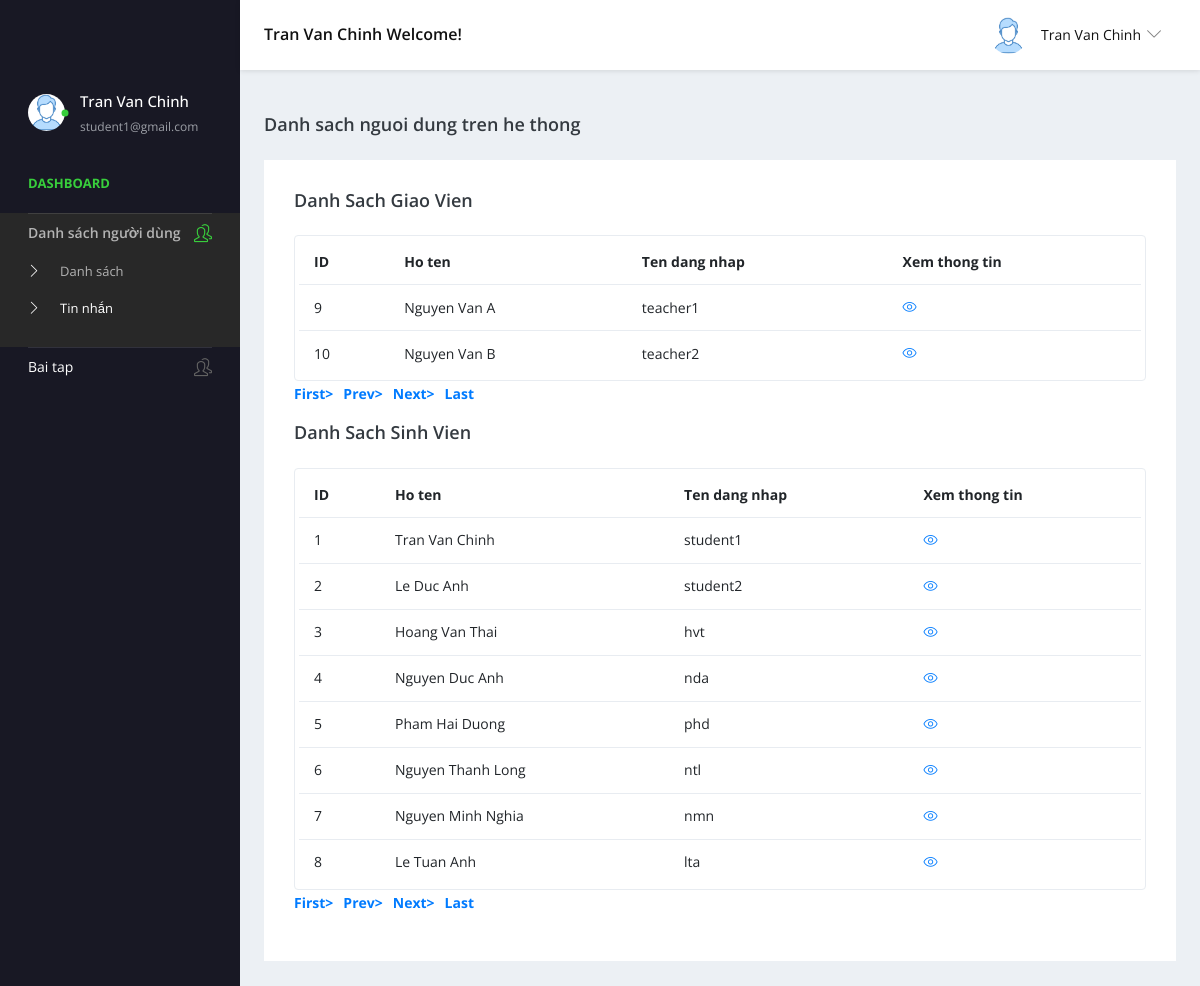
The app's page /student/users-list.php (signed in) with its own data.
### tables this page shows
CREATE TABLE nguoidung(
    id int AUTO_INCREMENT PRIMARY KEY,
    tendangnhap varchar(50),
    hoten varchar(50),
    matkhau varchar(50),
    email varchar(50),
    sodienthoai varchar(50),
    role varchar(50),
    Image varchar(100)
);

### student/users-list.php (the view, shortened to what this page needs)
<?php
include('../includes/dbconnection.php');
if (strlen($_SESSION['id'])==0){
    header("Location: logout.php");
} else {
?>
<!DOCTYPE html>
<html lang="en">
    <head>
        <link rel="stylesheet" href="vendors/simple-line-icons/css/simple-line-icons.css">
        <link rel="stylesheet" href="vendors/flag-icon-css/css/flag-icon.min.css">
        <link rel="stylesheet" href="vendors/css/vendor.bundle.base.css">
        <link rel="stylesheet" href="./css/style.css">
    </head>
    <body>
        <div class="container-scroller">
            <?php include_once('includes/header.php'); ?>
            <div class="container-fluid page-body-wrapper">
                <?php include_once('includes/sidebar.php');?>
                <div class="main-panel">
                    <div class="content-wrapper">
                        <div class="page-header">
                            <h3 class="page-title">Danh sach nguoi dung tren he thong</h3>
                        </div>
                        <div class="row">
                            <div class="col-md-12 grid-margin stretch-card">
                                <div class="card">
                                    <div class="card-body">
                                        <div class="d-sm-flex align-items-center mb-4">
                                            <h4 class="card-title mb-sm-0">Danh sach giao vien</h4>
                                        </div>
                                        <div class="table-responsive border rounded p-1">
                                            <table class="table">
                                                <thead>
                                                    <tr>
                                                        <th class="font-weight-bold">ID</th>
                                                        <th class="font-weight-bold">Ho ten</th>
                                                        <th class="font-weight-bold">Ten dang nhap</th>
                                                        <th class="font-weight-bold">Xem thong tin</th>
                                                    </tr>
                                                </thead>
                                                <tbody>
                                                    <?php
                                                    if (isset($_GET['pageno'])){
                                                        $pageno = $_GET['pageno'];
                                                    } else {
                                                        $pageno = 1;
                                                    }
                                                    $no_of_records_per_page = 15;
                                                    $offset = ($pageno-1) * $no_of_records_per_page;
                                                    $ret = "SELECT id FROM nguoidung WHERE role='giaovien'";
                                                    $query1 = $dbh->prepare($ret);
                                                    $query1->execute();
                                                    $total_rows=$query1->rowCount();
                                                    $total_pages=ceil($total_rows/$no_of_records_per_page);
                                                    $sql ="SELECT * FROM nguoidung WHERE role='giaovien' LIMIT $offset,$no_of_records_per_page";
                                                    $query=$dbh->prepare($sql);
                                                    $query->execute();
                                                    $results=$query->fetchAll(PDO::FETCH_OBJ);
                                                    if ($query->rowCount()>0){
                                                        foreach ($results as $row) {    ?>
                                                            <tr>
                                                                <td><?php  echo htmlentities($row->id);?></td>
                                                                <td><?php  echo htmlentities($row->hoten);?></td>
                                                                <td><?php  echo htmlentities($row->tendangnhap);?></td>
                                                                <td>
                                                                    <div><a href="users-info.php?id=<?php echo htmlentities($row->id);?>"><i class="icon-eye"></i></a>
                                                                    </div>
                                                                </td>
                                                            </tr><?php
                                                        }
                                                    }   ?>
                                                </tbody>
                                            </table>
                                        </div>
                                        <div align="left">
                                            <ul class="pagination">
                                                <li><a href="?pageno=1"><strong>First></strong></a></li>
                                                <li class="<?php if($pageno <= 1){ echo 'disabled'; } ?>">
                                                    <a href="<?php if($pageno <= 1){ echo '#'; } else { echo "?pageno=".($pageno - 1); } ?>"><strong style="padding-left: 10px">Prev></strong></a>
                                                </li>
                                                <li class="<?php if($pageno >= $total_pages){ echo 'disabled'; } ?>">
                                                    <a href="<?php if($pageno >= $total_pages){ echo '#'; } else { echo "?pageno=".($pageno + 1); } ?>"><strong style="padding-left: 10px">Next></strong></a>
                                                </li>
                                                <li><a href="?pageno=<?php echo $total_pages; ?>"><strong style="padding-left: 10px">Last</strong></a></li>
                                            </ul>
                                        </div>
                                        <div class="d-sm-flex align-items-center mb-4">
                                            <h4 class="card-title mb-sm-0">Danh sach sinh vien</h4>
                                        </div>
                                        <div class="table-responsive border rounded p-1">
                                            <table class="table">
                                                <thead>
                                                    <tr>
                                                        <th class="font-weight-bold">ID</th>
                                                        <th class="font-weight-bold">Ho ten</th>
                                                        <th class="font-weight-bold">Ten dang nhap</th>
                                                        <th class="font-weight-bold">Xem thong tin</th>
                                                    </tr>
                                                </thead>
                                                <tbody>
                                                    <?php
                                                    if (isset($_GET['pageno'])){
                                                        $pageno = $_GET['pageno'];
                                                    } else {
                                                        $pageno = 1;
                                                    }
                                                    $no_of_records_per_page = 15;
                                                    $offset = ($pageno-1) * $no_of_records_per_page;
                                                    $ret = "SELECT id FROM nguoidung WHERE role='sinhvien'";
                                                    $query1 = $dbh->prepare($ret);
                                                    $query1->execute();
                                                    $total_rows=$query1->rowCount();
                                                    $total_pages=ceil($total_rows/$no_of_records_per_page);
                                                    $sql ="SELECT * FROM nguoidung WHERE role='sinhvien' LIMIT $offset,$no_of_records_per_page";
                                                    $query=$dbh->prepare($sql);
                                                    $query->execute();
                                                    $results=$query->fetchAll(PDO::FETCH_OBJ);
                                                    if ($query->rowCount()>0){
                                                        foreach ($results as $row) {    ?>
                                                            <tr>
                                                                <td><?php  echo htmlentities($row->id);?></td>
                                                                <td><?php  echo htmlentities($row->hoten);?></td>
                                                                <td><?php  echo htmlentities($row->tendangnhap);?></td>
                                                                <td>
                                                                    <div><a href="users-info.php?id=<?php echo htmlentities($row->id);?>"><i class="icon-eye"></i></a>
                                                                    </div>
                                                                </td>
                                                            </tr><?php
                                                        }
                                                    }   ?>
                                                </tbody>
                                            </table>
                                        </div>
                                        <div align="left">
                                            <ul class="pagination">
                                                <li><a href="?pageno=1"><strong>First></strong></a></li>
                                                <li class="<?php if($pageno <= 1){ echo 'disabled'; } ?>">
                                                    <a href="<?php if($pageno <= 1){ echo '#'; } else { echo "?pageno=".($pageno - 1); } ?>"><strong style="padding-left: 10px">Prev></strong></a>
                                                </li>
                                                <li class="<?php if($pageno >= $total_pages){ echo 'disabled'; } ?>">
                                                    <a href="<?php if($pageno >= $total_pages){ echo '#'; } else { echo "?pageno=".($pageno + 1); } ?>"><strong style="padding-left: 10px">Next></strong></a>
                                                </li>
                                                <li><a href="?pageno=<?php echo $total_pages; ?>"><strong style="padding-left: 10px">Last</strong></a></li>
                                            </ul>
                                        </div>
                                    </div>
                                </div>
                            </div>
                        </div>
                    </div>
                </div>
            </div>
        </div>
    </body>
</html>
<?php } ?>

### student/includes/header.php (shortened to what this page needs)
<nav class="navbar default-layout-navbar col-lg-12 col-12 p-0 fixed-top d-flex flex-row">
    <div class="navbar-brand-wrapper d-flex align-items-center">
    </div>
    <?php
        $aid=$_SESSION['id'];
        $sql="SELECT * FROM nguoidung WHERE id=:aid AND role='sinhvien'";
        $query=$dbh->prepare($sql);
        $query->bindParam(':aid',$aid,PDO::PARAM_STR);
        $query->execute();
        $results=$query->fetchAll(PDO::FETCH_OBJ);
        if ($query->rowCount()>0){
            foreach ($results as $row){     ?>
                <div class="navbar-menu-wrapper d-flex align-items-center flex-grow-1">
                    <h5 class="mb-0 font-weight-medium d-none d-lg-flex"><?php echo htmlentities($row->hoten);?> Welcome! </h5>
                    <ul class="navbar-nav navbar-nav-right ml-auto">
                        <li class="nav-item dropdown d-none d-xl-inline-flex user-dropdown">
                            <a class="nav-link dropdown-toggle" id="UserDropdown" href="#" data-toggle="dropdown" aria-expanded="false">
                            <?php
                                $image="";
                                if (isset($row->Image)){
                                    $image=$row->Image;
                                } else {
                                    $image="/faces/face8.jpg";
                                }
                            ?>
                            <img class="img-xs rounded-circle ml-2" src="../images/<?php echo $image;?>" alt="Profile image"> <span class="font-weight-normal"> <?php  echo htmlentities($row->hoten);?> </span>
                            </a>
                                </div><?php $cnt=$cnt+1;
            }
        }?>
                        </li>
                    </ul>
                </div>
</nav>

### student/includes/sidebar.php (shortened to what this page needs)
<?php
  $uid=$_SESSION['id'];
  $img_sql="SELECT Image FROM nguoidung WHERE id=:uid";
  $q=$dbh->prepare($img_sql);
  $q->bindParam(':uid',$uid,PDO::PARAM_STR);
  $q->execute();
  $res=$q->fetch(PDO::FETCH_OBJ);
  $image="";
  if (isset($res->Image)){
    $image=$res->Image;
  } else {
    $image="faces/face8.jpg";
  }
?>
<nav class="sidebar sidebar-offcanvas" id="sidebar">
          <ul class="nav">
            <li class="nav-item nav-profile">
              <a href="#" class="nav-link">
                <div class="profile-image">
                  <img class="img-xs rounded-circle" src="../images/<?php echo $image;?>" alt="profile image">
                  <div class="dot-indicator bg-success"></div>
                </div>
                <div class="text-wrapper">
<?php
  $sql="SELECT * from nguoidung where id=:uid AND role='sinhvien'";
  $query = $dbh -> prepare($sql);
  $query->bindParam(':uid',$uid,PDO::PARAM_STR);
  $query->execute();
  $results=$query->fetchAll(PDO::FETCH_OBJ);
$cnt=1;
if($query->rowCount() > 0)
{
foreach($results as $row)
{               ?>
                  <p class="profile-name"><?php  echo htmlentities($row->hoten);?></p>
                  <p class="designation"><?php  echo htmlentities($row->email);?></p><?php $cnt=$cnt+1;}} ?>
                </div>
              </a>
            </li>
            <li class="nav-item nav-category">
              <span class="nav-link">Dashboard</span>
            </li>
            <li class="nav-item">
              <a class="nav-link" data-toggle="collapse" href="#ui-basic1" aria-expanded="false" aria-controls="ui-basic1">
                <span class="menu-title">Danh sách người dùng</span>
                <i class="icon-people menu-icon"></i>
              </a>
              <div class="collapse" id="ui-basic1">
                <ul class="nav flex-column sub-menu">
                  <li class="nav-item"> <a class="nav-link" href="users-list.php">Danh sách</a></li>
                  <li class="nav-item"> <a class="nav-link" href="message.php">Tin nhắn</a></li>
                </ul>
              </div>
            </li>
            <li class="nav-item">
              <a class="nav-link" data-toggle="collapse" href="#auth" aria-expanded="false" aria-controls="auth">
                <span class="menu-title">Bai tap</span>
                <i class="icon-people menu-icon"></i>
              </a>
            </li>
          </ul>
        </nav>

### records on screen
nguoidung: hoten "Tran Van Chinh", email "student1@gmail.com", id "1", tendangnhap "student1"
nguoidung: id "9", hoten "Nguyen Van A", tendangnhap "teacher1"
nguoidung: id "10", hoten "Nguyen Van B", tendangnhap "teacher2"
nguoidung: id "2", hoten "Le Duc Anh", tendangnhap "student2"
nguoidung: id "3", hoten "Hoang Van Thai", tendangnhap "hvt"
nguoidung: id "4", hoten "Nguyen Duc Anh", tendangnhap "nda"
nguoidung: id "5", hoten "Pham Hai Duong", tendangnhap "phd"
nguoidung: id "6", hoten "Nguyen Thanh Long", tendangnhap "ntl"
nguoidung: id "7", hoten "Nguyen Minh Nghia", tendangnhap "nmn"
nguoidung: id "8", hoten "Le Tuan Anh", tendangnhap "lta"
